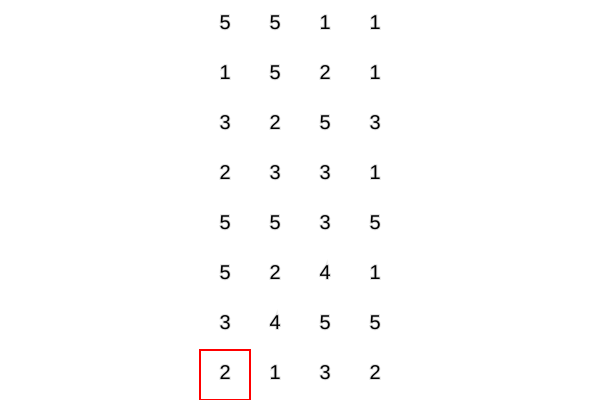
Frame 1 (no input)
Frame 60 (no input): identical to frame 1, image omitted
Frame 120 (the mouse pressed at the canvas centre since frame 60): identical to frame 1, image omitted

The p5.js sketch that drew this single still picture (run headless with seeded random() and noise() and a simulated clock; from frame 60 on, the mouse is pressed at the canvas centre):

// p5.js sketch
// ── sketch.js
var hero;
var tails;
var stage;

var boxWidth = 0;
var boxHeight = 0;
var boxRows = 8;
var boxColumns = 4;
var targetValue = "2";


function setup() {
    createCanvas(600, 400);

    stage = new Stage(width/3, 0, width/3, height);
    boxWidth = stage.w / boxColumns;
    boxHeight = stage.h / boxRows;

    tails = new Tails();
    hero = new Hero(stage.x, (stage.h - boxHeight), boxWidth, boxHeight);
    //
    targetValue = randomValue();
}


function update(){
    if(tails.checkWin()){
        reset();
    }
}

function randomValue(){
    return (Math.floor(Math.random() * 5) + 1).toString();
}

function reset(){
    targetValue = randomValue();

    tails.reset();
    hero.reset();
}

function draw() {
    update();
    background(255);
    tails.show();
    hero.show();
}




// ── hero.js
function Hero(x, y, w, h) {
    this.x = x;
    this.y = y;
    this.w = w;
    this.h = h;

    this.attack = false;

    this.reset = function () {
        this.x = stage.x;
        this.y = stage.h - boxHeight;
    };

    this.show = function () {
        stroke(255);

        if (this.attack) {
            stroke(128, 0, 0);
            noFill();
        } else {
            stroke(255, 0, 0);
            noFill();
        }

        strokeWeight(2);
        rect(this.x, this.y, this.w, this.h);
    };

    this.update = function () {
        if (right) {
            this.x += this.w;
        }
        if (left) {
            this.x -= this.w;
        }
        if (up) {
            this.y -= this.h;
        }
        if (down) {
            this.y += this.h;
        }
        if (action) {
            this.attack = true;
        } else {
            this.attack = false;
        }

        if (clickX > -1) {
            this.x = int((clickX - stage.x) / this.w) * this.w + stage.x;
            this.y = int((clickY - stage.y) / this.h) * this.h + stage.y;
            clickX = -1;
            clickY = -1;
            this.attack = true;
        }

        this.collisionTest();
    };

    this.collisionTest = function () {
        this.stageCollision();
        this.attackCollision();
    };

    this.stageCollision = function () {
        if (this.x < stage.x) {
            this.x = stage.x;
        }
        if (this.x > stage.x + stage.w - boxWidth) {
            this.x = stage.x + stage.w - boxWidth;
        }

        if (this.y < stage.y) {
            this.y = stage.y;
        }
        if (this.y > stage.y + stage.h - boxHeight) {
            this.y = stage.y + stage.h - boxHeight;
        }
    };

    this.attackCollision = function () {
        if (!this.attack) {
            return;
        }

        var tail = tails.at(this.x, this.y);
        if(tail != null){
            tail.hit();
        }
    };
}

// ── keyController.js
var left = false;
var right = false;
var up = false;
var down = false;
var action = false;
var clickX = -1;
var clickY = -1;

function keyPressed(){
    switch(keyCode) {
        case UP_ARROW:
            up = true;
            break;
        case DOWN_ARROW:
            down = true;
            break;
        case RIGHT_ARROW:
            right = true;
            break;
        case LEFT_ARROW:
            left = true;
            break;
    }
    switch(key){
        case 'W':
        case 'w':
            up = true;
            break;
        case 'S':
        case 's':
            down = true;
            break;
        case 'D':
        case 'd':
            right = true;
            break;
        case 'A':
        case 'a':
            left = true;
            break;
        case ' ':
            action = true;
            break;
    }

    hero.update();
}


function keyReleased(){
    switch(keyCode) {
        case UP_ARROW:
            up = false;
            break;
        case DOWN_ARROW:
            down = false;
            break;
        case RIGHT_ARROW:
            right = false;
            break;
        case LEFT_ARROW:
            left = false;
            break;
    }
    switch(key){

        case 'W':
        case 'w':
            up = false;
            break;
        case 'S':
        case 's':
            down = false;
            break;
        case 'D':
        case 'd':
            right = false;
            break;
        case 'A':
        case 'a':
            left = false;
            break;
        case ' ':
            action = false;
            break;
    }

    hero.update();
}

function mouseClicked(){
    clickX = pmouseX;
    clickY = pmouseY;
    hero.update();
}

// ── stage.js
function Stage(x, y, w, h) {
    this.x = x;
    this.y = y;
    this.w = w;
    this.h = h;
}

// ── tail.js
function Tail(x, y, w, h) {

    this.flaged = false;
    this.error = 0;
    this.value = "0";
    this.fontSize = 20;

    this.x = x;
    this.y = y;
    this.w = w;
    this.h = h;

    this.fontSize = h * 2 / 5;//Magic

    this.resetValue = function () {
        this.value = randomValue();
    };

    this.resetValue();

    this.reset = function () {
        this.resetValue();
        this.flaged = false;
        this.error = 0;
    };

    this.hit = function(){
        if(targetValue == this.value){
            this.flaged = true;

            this.show();
        }else{
            this.error = 10;
        }
    };

    this.show = function () {
        stroke(224);
        strokeWeight(2);
        if(this.flaged){
            fill(0, 255, 0);
            rect(x, y , w, h);
        }
        if(this.error-- > 0){
            fill(255, 0, 0);
            rect(x, y , w, h);
        }

        fill(0);
        textAlign(CENTER);
        textSize(this.fontSize);
        text(this.value, this.x, this.y + this.fontSize/1.5, this.w, this.h);
    };
}


// ── tails.js
function Tails() {
    this.tails = [];

    for (var y = stage.y; y < (stage.y + stage.h); y += boxHeight) {
        for (var x = stage.x; x < (stage.x + stage.w); x += boxWidth) {
            this.tails.push(new Tail(x, y, boxWidth, boxHeight));
        }
    }

    this.show = function () {
        this.tails.forEach(function (t) {
            t.show();
        });
    };

    this.at = function (x, y) {
        var response = null;
        this.tails.forEach(function (t) {
            if (t.x == x && t.y == y) {
                response = t;
            }
        });
        return response;
    };

    this.reset = function () {
        this.tails.forEach(function (t) {
            t.reset();
        });
    };

    this.checkWin = function () {
        var response = true;
        this.tails.forEach(function (t) {

            if (t.value == targetValue && t.flaged == false) {
                response = false;
            }
        });
        return response;
    };
}
